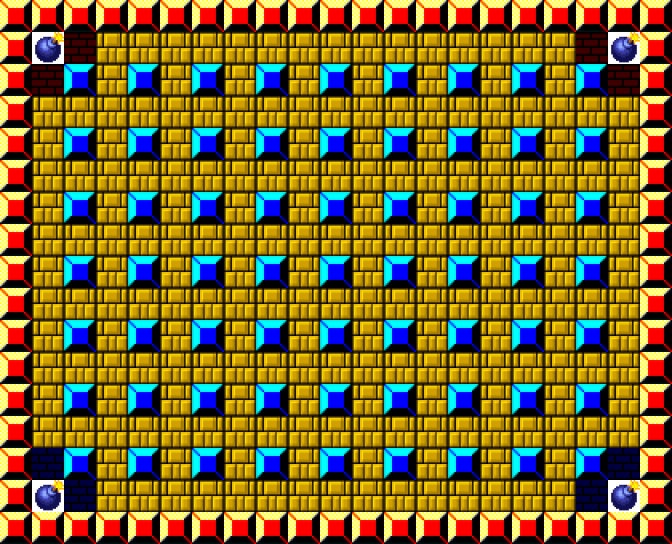

A 2D game scene composited from a Tiled map and its tileset images. What follows is a short description and the map's XML, with every tile layer's data as written:
An orthogonal 21x17 tile map with 32x32 px tiles, 4 tile layers (Bg, Item, Obj, Chara).

<map version="1.4" tiledversion="1.4.2" orientation="orthogonal" renderorder="right-down" width="21" height="17" tilewidth="32" tileheight="32" infinite="0" nextlayerid="5" nextobjectid="1">
 <tileset firstgid="1" source="map.tsx" />
 <layer id="3" name="Bg" width="21" height="17" locked="1">
  <data encoding="csv">
3,3,3,3,2,2,2,2,3,3,3,3,2,2,2,2,3,3,3,3,2,
3,3,3,3,2,2,2,2,3,3,3,3,2,2,2,2,3,3,3,3,2,
3,3,3,3,2,2,2,2,3,3,3,3,2,2,2,2,3,3,3,3,2,
3,3,3,3,2,2,2,2,3,3,3,3,2,2,2,2,3,3,3,3,2,
2,2,2,2,3,3,3,3,2,2,2,2,3,3,3,3,2,2,2,2,3,
2,2,2,2,3,3,3,3,2,2,2,2,3,3,3,3,2,2,2,2,3,
2,2,2,2,3,3,3,3,2,2,2,2,3,3,3,3,2,2,2,2,3,
2,2,2,2,3,3,3,3,2,2,2,2,3,3,3,3,2,2,2,2,3,
3,3,3,3,2,2,2,2,3,3,3,3,2,2,2,2,3,3,3,3,2,
3,3,3,3,2,2,2,2,3,3,3,3,2,2,2,2,3,3,3,3,2,
3,3,3,3,2,2,2,2,3,3,3,3,2,2,2,2,3,3,3,3,2,
3,3,3,3,2,2,2,2,3,3,3,3,2,2,2,2,3,3,3,3,2,
2,2,2,2,3,3,3,3,2,2,2,2,3,3,3,3,2,2,2,2,3,
2,2,2,2,3,3,3,3,2,2,2,2,3,3,3,3,2,2,2,2,3,
2,2,2,2,3,3,3,3,2,2,2,2,3,3,3,3,2,2,2,2,3,
2,2,2,2,3,3,3,3,2,2,2,2,3,3,3,3,2,2,2,2,3,
2,2,2,2,3,3,3,3,2,2,2,2,3,3,3,3,2,2,2,2,3
</data>
 </layer>
 <layer id="4" name="Item" width="21" height="17" locked="1">
  <data encoding="csv">
0,0,0,0,0,0,0,0,0,0,0,0,0,0,0,0,0,0,0,0,0,
0,0,0,9,0,0,0,0,0,0,0,0,0,0,0,0,0,0,0,0,0,
0,0,0,0,0,0,0,0,0,0,0,0,0,0,0,0,0,0,0,0,0,
0,0,0,0,0,0,0,0,0,0,10,0,0,0,0,0,9,0,0,0,0,
0,10,0,0,0,0,0,0,0,0,0,0,0,0,0,0,0,0,0,0,0,
0,0,0,0,0,12,0,0,0,0,0,0,0,0,12,0,0,0,10,0,0,
0,0,0,0,0,0,0,0,0,0,0,0,0,0,0,0,0,0,0,0,0,
0,0,0,0,0,0,0,0,9,0,0,0,11,0,0,0,0,0,0,0,0,
0,0,0,0,0,0,0,0,0,0,0,0,0,0,0,0,0,0,0,0,0,
0,0,0,0,10,0,0,0,0,0,0,0,0,0,0,12,0,0,0,0,0,
0,0,0,0,0,0,0,0,0,0,0,0,0,0,0,0,0,0,0,0,0,
0,0,0,0,0,0,0,0,0,0,0,0,9,0,0,0,0,0,0,0,0,
0,10,0,0,0,0,0,0,0,0,0,0,0,0,0,0,0,0,0,0,0,
0,0,0,9,0,0,0,0,12,0,0,0,0,0,0,0,0,0,10,0,0,
0,0,0,0,0,0,0,0,0,0,0,0,0,0,0,0,0,9,0,0,0,
0,0,0,0,0,0,0,0,0,0,0,0,0,0,0,0,0,0,0,0,0,
0,0,0,0,0,0,0,0,0,0,0,0,0,0,0,0,0,0,0,0,0
</data>
 </layer>
 <layer id="1" name="Obj" width="21" height="17" locked="1">
  <data encoding="csv">
7,7,7,7,7,7,7,7,7,7,7,7,7,7,7,7,7,7,7,7,7,
7,0,0,8,8,8,8,8,8,8,8,8,8,8,8,8,8,8,0,0,7,
7,0,6,8,6,8,6,8,6,8,6,8,6,8,6,8,6,8,6,0,7,
7,8,8,8,8,8,8,8,8,8,8,8,8,8,8,8,8,8,8,8,7,
7,8,6,8,6,8,6,8,6,8,6,8,6,8,6,8,6,8,6,8,7,
7,8,8,8,8,8,8,8,8,8,8,8,8,8,8,8,8,8,8,8,7,
7,8,6,8,6,8,6,8,6,8,6,8,6,8,6,8,6,8,6,8,7,
7,8,8,8,8,8,8,8,8,8,8,8,8,8,8,8,8,8,8,8,7,
7,8,6,8,6,8,6,8,6,8,6,8,6,8,6,8,6,8,6,8,7,
7,8,8,8,8,8,8,8,8,8,8,8,8,8,8,8,8,8,8,8,7,
7,8,6,8,6,8,6,8,6,8,6,8,6,8,6,8,6,8,6,8,7,
7,8,8,8,8,8,8,8,8,8,8,8,8,8,8,8,8,8,8,8,7,
7,8,6,8,6,8,6,8,6,8,6,8,6,8,6,8,6,8,6,8,7,
7,8,8,8,8,8,8,8,8,8,8,8,8,8,8,8,8,8,8,8,7,
7,0,6,8,6,8,6,8,6,8,6,8,6,8,6,8,6,8,6,0,7,
7,0,0,8,8,8,8,8,8,8,8,8,8,8,8,8,8,8,0,0,7,
7,7,7,7,7,7,7,7,7,7,7,7,7,7,7,7,7,7,7,7,7
</data>
 </layer>
 <layer id="2" name="Chara" width="21" height="17" locked="1">
  <data encoding="csv">
0,0,0,0,0,0,0,0,0,0,0,0,0,0,0,0,0,0,0,0,0,
0,4,0,0,0,0,0,0,0,0,0,0,0,0,0,0,0,0,0,4,0,
0,0,0,0,0,0,0,0,0,0,0,0,0,0,0,0,0,0,0,0,0,
0,0,0,0,0,0,0,0,0,0,0,0,0,0,0,0,0,0,0,0,0,
0,0,0,0,0,0,0,0,0,0,0,0,0,0,0,0,0,0,0,0,0,
0,0,0,0,0,0,0,0,0,0,0,0,0,0,0,0,0,0,0,0,0,
0,0,0,0,0,0,0,0,0,0,0,0,0,0,0,0,0,0,0,0,0,
0,0,0,0,0,0,0,0,0,0,0,0,0,0,0,0,0,0,0,0,0,
0,0,0,0,0,0,0,0,0,0,0,0,0,0,0,0,0,0,0,0,0,
0,0,0,0,0,0,0,0,0,0,0,0,0,0,0,0,0,0,0,0,0,
0,0,0,0,0,0,0,0,0,0,0,0,0,0,0,0,0,0,0,0,0,
0,0,0,0,0,0,0,0,0,0,0,0,0,0,0,0,0,0,0,0,0,
0,0,0,0,0,0,0,0,0,0,0,0,0,0,0,0,0,0,0,0,0,
0,0,0,0,0,0,0,0,0,0,0,0,0,0,0,0,0,0,0,0,0,
0,0,0,0,0,0,0,0,0,0,0,0,0,0,0,0,0,0,0,0,0,
0,4,0,0,0,0,0,0,0,0,0,0,0,0,0,0,0,0,0,4,0,
0,0,0,0,0,0,0,0,0,0,0,0,0,0,0,0,0,0,0,0,0
</data>
 </layer>
</map>